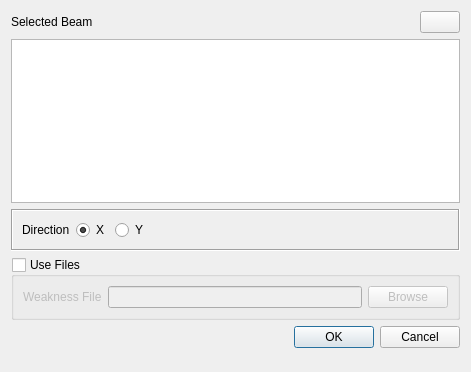
<?xml version="1.0" encoding="UTF-8"?>
<ui version="4.0">
 <class>Dialog</class>
 <widget class="QDialog" name="Dialog">
  <property name="geometry">
   <rect>
    <x>0</x>
    <y>0</y>
    <width>471</width>
    <height>372</height>
   </rect>
  </property>
  <property name="windowTitle">
   <string>Investigate Weakness</string>
  </property>
  <layout class="QVBoxLayout" name="verticalLayout">
   <item>
    <layout class="QHBoxLayout" name="horizontalLayout">
     <item>
      <widget class="QLabel" name="label">
       <property name="text">
        <string>Selected Beam</string>
       </property>
      </widget>
     </item>
     <item>
      <spacer name="horizontalSpacer">
       <property name="orientation">
        <enum>Qt::Horizontal</enum>
       </property>
       <property name="sizeHint" stdset="0">
        <size>
         <width>40</width>
         <height>20</height>
        </size>
       </property>
      </spacer>
     </item>
     <item>
      <widget class="QPushButton" name="refresh_button">
       <property name="text">
        <string/>
       </property>
       <property name="icon">
        <iconset resource="../resource.qrc">
         <normaloff>:/cfactor/images/torsion.svg</normaloff>:/cfactor/images/torsion.svg</iconset>
       </property>
      </widget>
     </item>
    </layout>
   </item>
   <item>
    <widget class="QListWidget" name="beams_list"/>
   </item>
   <item>
    <widget class="QFrame" name="frame">
     <property name="frameShape">
      <enum>QFrame::Box</enum>
     </property>
     <property name="frameShadow">
      <enum>QFrame::Sunken</enum>
     </property>
     <layout class="QHBoxLayout" name="horizontalLayout_2">
      <item>
       <widget class="QLabel" name="label_2">
        <property name="text">
         <string>Direction</string>
        </property>
       </widget>
      </item>
      <item>
       <widget class="QRadioButton" name="x_radio_button">
        <property name="text">
         <string>X</string>
        </property>
        <property name="checked">
         <bool>true</bool>
        </property>
       </widget>
      </item>
      <item>
       <widget class="QRadioButton" name="y_radio_button">
        <property name="text">
         <string>Y</string>
        </property>
       </widget>
      </item>
      <item>
       <spacer name="horizontalSpacer_2">
        <property name="orientation">
         <enum>Qt::Horizontal</enum>
        </property>
        <property name="sizeHint" stdset="0">
         <size>
          <width>40</width>
          <height>20</height>
         </size>
        </property>
       </spacer>
      </item>
     </layout>
    </widget>
   </item>
   <item>
    <widget class="QGroupBox" name="file_groupbox">
     <property name="title">
      <string>Use Files</string>
     </property>
     <property name="checkable">
      <bool>true</bool>
     </property>
     <property name="checked">
      <bool>false</bool>
     </property>
     <layout class="QGridLayout" name="gridLayout">
      <item row="0" column="0">
       <widget class="QLabel" name="label_4">
        <property name="text">
         <string>Weakness File</string>
        </property>
       </widget>
      </item>
      <item row="0" column="2">
       <widget class="QPushButton" name="weakness_button">
        <property name="text">
         <string>Browse</string>
        </property>
       </widget>
      </item>
      <item row="0" column="1">
       <widget class="QLineEdit" name="weakness_file"/>
      </item>
     </layout>
    </widget>
   </item>
   <item>
    <widget class="QDialogButtonBox" name="buttonBox">
     <property name="orientation">
      <enum>Qt::Horizontal</enum>
     </property>
     <property name="standardButtons">
      <set>QDialogButtonBox::Cancel|QDialogButtonBox::Ok</set>
     </property>
    </widget>
   </item>
   <item>
    <spacer name="verticalSpacer">
     <property name="orientation">
      <enum>Qt::Vertical</enum>
     </property>
     <property name="sizeHint" stdset="0">
      <size>
       <width>20</width>
       <height>40</height>
      </size>
     </property>
    </spacer>
   </item>
  </layout>
 </widget>
 <resources>
  <include location="../resource.qrc"/>
 </resources>
 <connections>
  <connection>
   <sender>buttonBox</sender>
   <signal>accepted()</signal>
   <receiver>Dialog</receiver>
   <slot>accept()</slot>
   <hints>
    <hint type="sourcelabel">
     <x>248</x>
     <y>254</y>
    </hint>
    <hint type="destinationlabel">
     <x>157</x>
     <y>274</y>
    </hint>
   </hints>
  </connection>
  <connection>
   <sender>buttonBox</sender>
   <signal>rejected()</signal>
   <receiver>Dialog</receiver>
   <slot>reject()</slot>
   <hints>
    <hint type="sourcelabel">
     <x>316</x>
     <y>260</y>
    </hint>
    <hint type="destinationlabel">
     <x>286</x>
     <y>274</y>
    </hint>
   </hints>
  </connection>
 </connections>
</ui>
